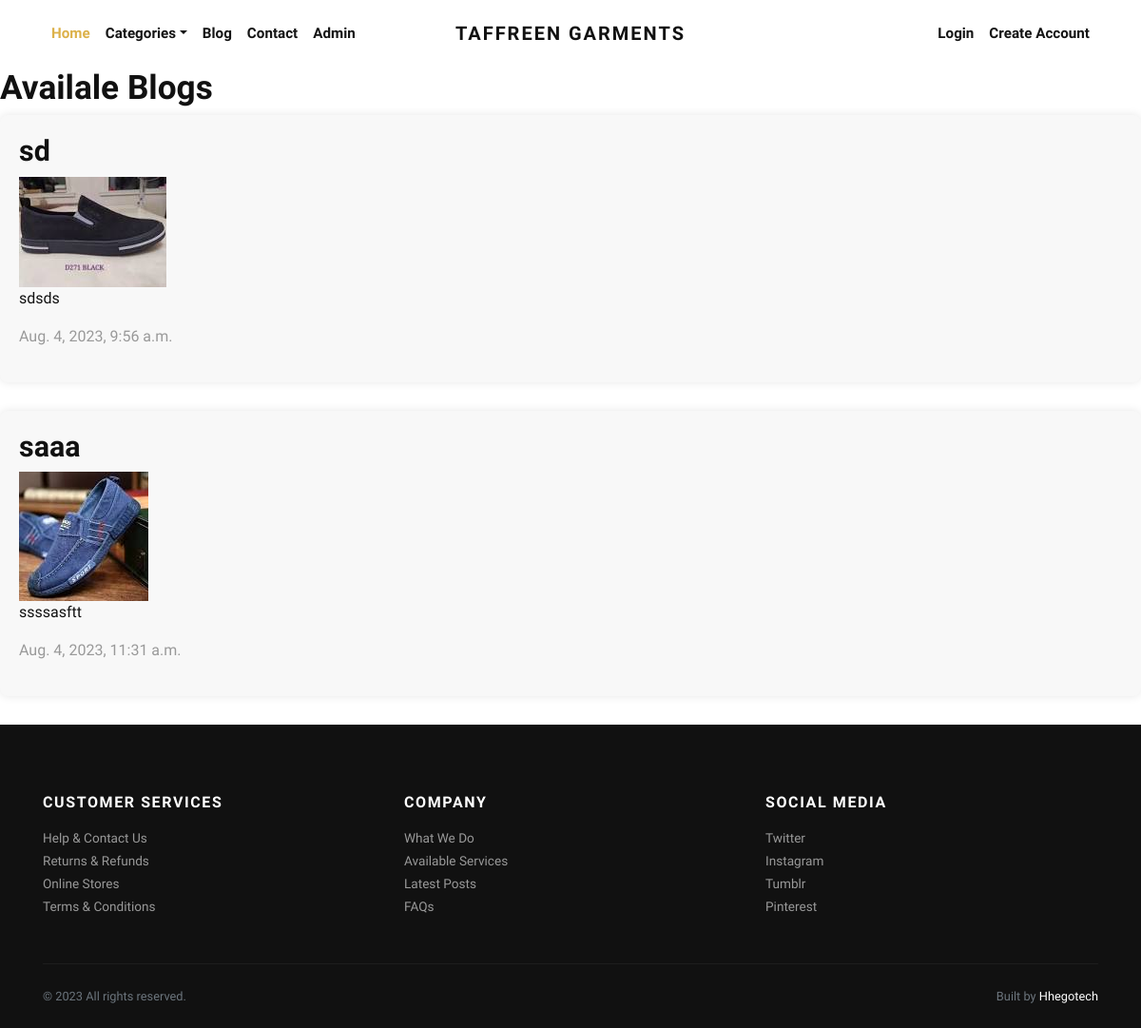
Screenshot of /blog/ with the database file from the repository.
### store/models.py (models this page shows, shortened)
class BlogPost(models.Model):
    title = models.CharField(max_length=200)
    image = models.ImageField(upload_to='blog_images/', blank=True, null=True)
    content = models.TextField()
    publish_date = models.DateTimeField(auto_now_add=True)

### store/views.py (the view)
# urls.py: path('blog/', views.blog, name='blog'),
def blog(request):
    blog_posts = BlogPost.objects.all()
    return render(request, 'store/blog.html', {'blog_posts': blog_posts})

### store/context_preprocessors.py (called while the page is built)
def store_menu(request):
    categories = Category.objects.filter(is_active=True)
    context = {
        'categories_menu': categories,
    }
    return context

def cart_menu(request):
    if request.user.is_authenticated:
        cart_items= Cart.objects.filter(user=request.user)
        context = {
            'cart_items': cart_items,
        }
    else:
        context = {}
    return context

### templates/store/blog.html
{% extends 'base.html' %}
{% load static %}
{% block content %}
  <link rel="stylesheet" type="text/css" href="{% static 'css/form.css' %}">
  <h1>Availale Blogs</h1>
  {% for post in blog_posts %}
  <div class="blog-post">
    <h2>{{ post.title }}</h2>
    {% if post.image %}
      <img src="{{ post.image.url }}" alt="{{ post.title }}">
    {% endif %}
    <p>{{ post.content }}</p>
    <p class="publish-date">{{ post.publish_date }}</p>
  </div>
{% endfor %}
{% endblock content %}

### taffreen/static/css/style.default.css (style rules this page uses)
body { font-family: "Libre Franklin", sans-serif; font-size: 1rem; font-weight: 400; line-height: 1.5; color: #111111; background-color: #fff; }
h1, h2, h3, h4, h5, h6, .h1, .h2, .h3, .h4, .h5, .h6 { margin-bottom: 0.5rem; font-family: inherit; font-weight: 900; line-height: 1.2; color: inherit; }
h1, .h1 { font-size: 2.2rem; }
h2, .h2 { font-size: 1.9rem; }

### taffreen/static/css/form.css (style rules this page uses)
.blog-post { margin-bottom: 30px; padding: 20px; background-color: #f8f8f8; border-radius: 8px; box-shadow: 0px 0px 10px rgba(0, 0, 0, 0.1); }
.blog-post h2 { margin-top: 0; }
.publish-date { color: #999; }

### rows the page displays
BlogPost: title "sd", image (picture), content "sdsds", publish_date "Aug. 4, 2023, 9:56 a.m."
BlogPost: title "saaa", image (picture), content "ssssasftt", publish_date "Aug. 4, 2023, 11:31 a.m."
